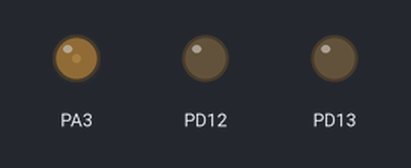
A sketch run on a simulated STM32 Blue Pill. Parts: output pins drawn as LEDs (lit = HIGH).

Above: at 0.05 s.
At 2.5 s:
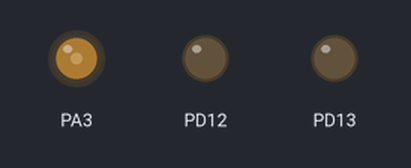
At 4.95 s:
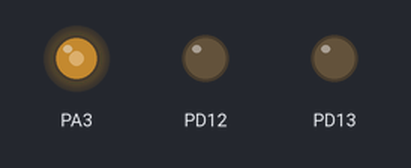
At 7.0 s:
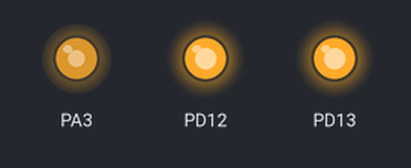
At 9.95 s:
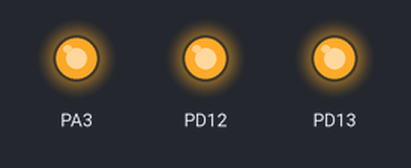
Timing chart, 0 to 14.3 s (numbered marks = the images above):
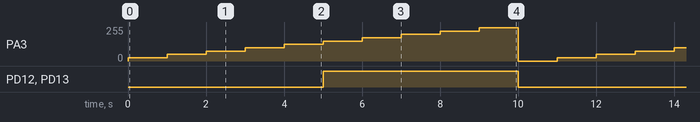

Measured:
- by itself, PD12, PD13: alternates HIGH for 5.0 s and LOW for 6.0 s
- by itself, PA3: repeats every 11.0 s: 50/255 1.0 s, 75/255 1.0 s, 100/255 1.0 s, 125/255 1.0 s, 150/255 1.0 s, 175/255 1.0 s, 200/255 1.0 s, 225/255 1.0 s, 250/255 1.0 s, 0/255 1.0 s, 25/255 1.0 s

The sketch:

STM32H750_Basic_PWM_Test.ino
```cpp
 int duty = 0;

      int i;
      HardwareSerial Serial3(PB_11, PB_10);


void setup() {
        // put your setup code here, to run once:
        // initialize digital pins PI13,PJ2 as outputs.
        pinMode(PA_3, OUTPUT);

        pinMode(PD_12, OUTPUT);
        pinMode(PD_13, OUTPUT);

        Serial3.begin(115200);

        analogWriteFrequency(1000); // Set PMW period to ms

        analogWrite(PA_3, duty); // Start PWM on PA3, at melody[thisNote] Hz with 50% duty cycle
        analogWrite(PD_12, duty); // Start PWM on PA3, at melody[thisNote] Hz with 50% duty cycle
        analogWrite(PD_13, duty); // Start PWM on PA3, at melody[thisNote] Hz with 50% duty cycle


}

void loop() {


          duty = duty + 25;

          if (duty > 255) {
               duty = 0;
          }

          analogWrite(PA_3, duty); // Start PWM on PA3, at melody[thisNote] Hz with 50% duty cycle
          analogWrite(PD_12, duty); // Start PWM on PA3, at melody[thisNote] Hz with 50% duty cycle
          analogWrite(PD_13, duty); // Start PWM on PA3, at melody[thisNote] Hz with 50% duty cycle

          Serial3.print("   PWM Duty:");
          Serial3.print(100*duty/255);
          Serial3.println("%");

          delay(1000);


}
```
